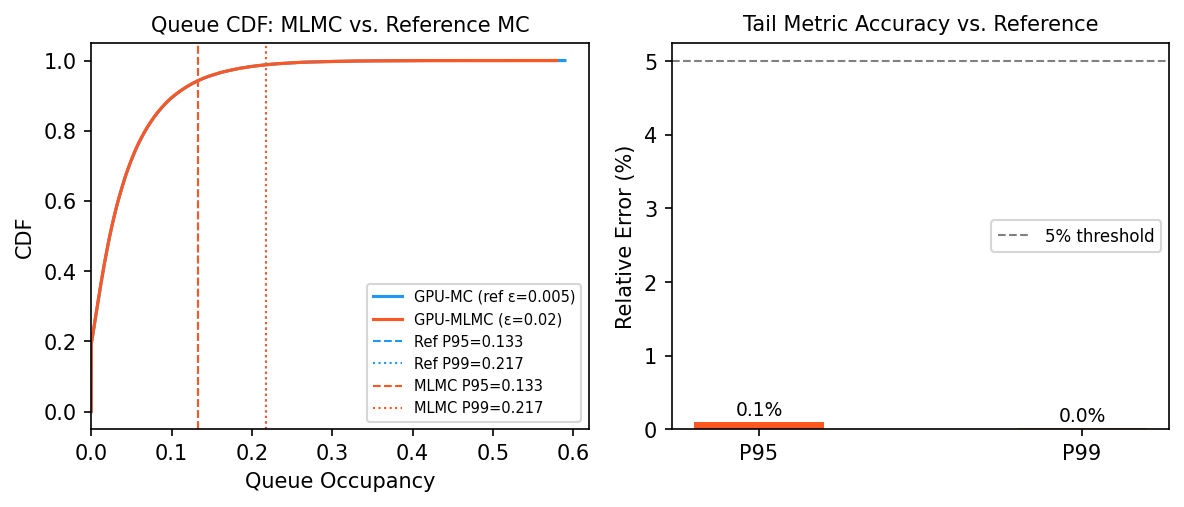
#> input picture paper/figures/tail_delay_validation_a100.png, 1184 x 507 px, found by its file name
$ python regen_tail_delay_stacked.py
#> lines starting #> are read from the running program, lines starting #| are printed output that depends on the picture
#!/usr/bin/env python3
"""Restack the 2-panel tail-delay validation figure vertically for single-column
placement.

The underlying ECDF sample arrays for this A100 run are not cached, so we do NOT
re-run (which would change the reported P95=0.133 / P99=0.217 numbers). Instead we
split the EXISTING published figure (backed up in figs_prestack_backup/) into its
two panels along the white gutter and stack them vertically. Exact same pixels,
just ~2x larger per panel at column width.
"""
import os
import numpy as np
from PIL import Image

ROOT = os.path.dirname(os.path.dirname(os.path.abspath(__file__)))
SRC = os.path.join(ROOT, "paper", "ieee_access", "figs_prestack_backup",
                   "tail_delay_validation_a100.png")
OUT = os.path.join(ROOT, "paper", "ieee_access", "tail_delay_validation_a100.png")

img = Image.open(SRC).convert("RGB")
arr = np.asarray(img)
h, w, _ = arr.shape
#> h = 507; w = 1184

# white-column detection: a column is "white" if all its pixels are near-white
col_is_white = (arr.min(axis=0) > 245).all(axis=1)  # per column (min over rows)

# find the widest white run whose centre is in the central 35-65% band
runs = []
i = 0
while i < w:
    if col_is_white[i]:
        j = i
        while j < w and col_is_white[j]:
            j += 1
        runs.append((i, j))
        i = j
    else:
        i += 1
#> after the loop, i = 1184; j = 1184; runs = [(0, 15), (31, 45), (56, 58), (61, 63), (75, 76), (590, 615), (634, 645), (657, 665), (1170, 1184)]
central = [(a, b) for (a, b) in runs if 0.33 * w < (a + b) / 2 < 0.67 * w]
#> central = [(590, 615), (634, 645), (657, 665)]
if central:
    a, b = max(central, key=lambda r: r[1] - r[0])
#> a = 590; b = 615
    split = (a + b) // 2
#> split = 602
else:
    split = w // 2  # fallback

def trim(a):
    """trim surrounding all-white border of a panel array."""
    g = a.min(axis=2)
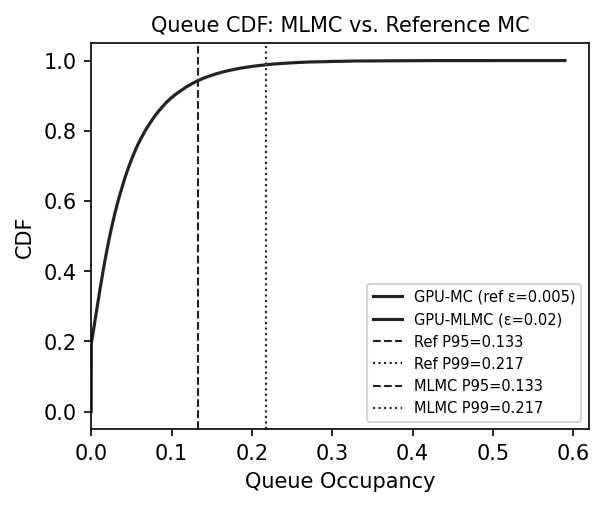
#> g: shape (507, 602); min 0, max 255, mean 244
    rows = np.where((g < 245).any(axis=1))[0]
#> rows = 449 values from 16 to 491
    cols = np.where((g < 245).any(axis=0))[0]
#> cols = 556 values from 15 to 589
    if len(rows) == 0 or len(cols) == 0:
        return a
    pad = 6
    r0, r1 = max(rows[0] - pad, 0), min(rows[-1] + pad + 1, a.shape[0])
#> r0 = 10; r1 = 498
    c0, c1 = max(cols[0] - pad, 0), min(cols[-1] + pad + 1, a.shape[1])
#> c0 = 9; c1 = 596
    return a[r0:r1, c0:c1]
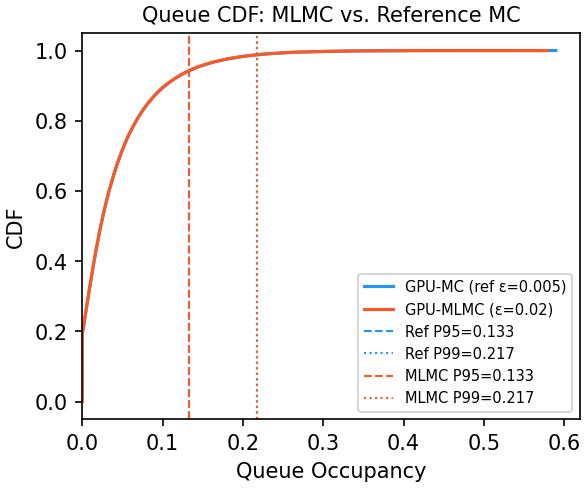
#> returned value: shape (488, 587, 3); mean of channels 0, 1, 2 245.4, 243.8, 243.4; drawn as R, G, B

left = trim(arr[:, :split])
right = trim(arr[:, split:])
#> in trim (call 2), `g = a.min(axis=2)`:
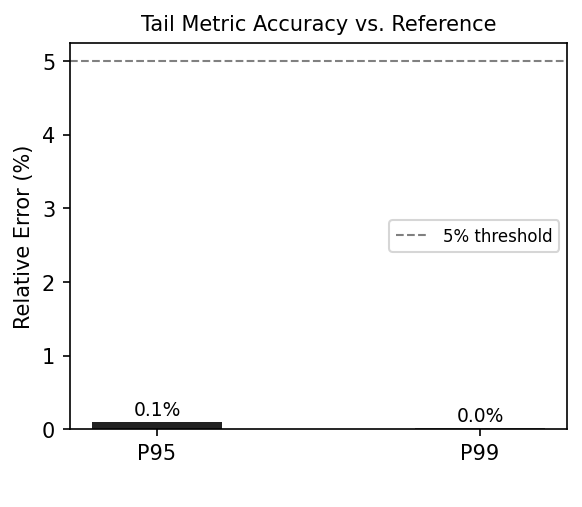
#> g: shape (507, 582); min 0, max 255, mean 248
#> in trim (call 2), `rows = np.where((g < 245).any(axis=1))[0]`: rows = 432 values from 15 to 459
#> in trim (call 2), `cols = np.where((g < 245).any(axis=0))[0]`: cols = 536 values from 13 to 567
#> in trim (call 2), `r0, r1 = max(rows[0] - pad, 0), min(rows[-1] + pad + 1, a.shape[0])`: r0 = 9; r1 = 466
#> in trim (call 2), `c0, c1 = max(cols[0] - pad, 0), min(cols[-1] + pad + 1, a.shape[1])`: c0 = 7; c1 = 574
#> in trim (call 2), `return a[r0:r1, c0:c1]`:
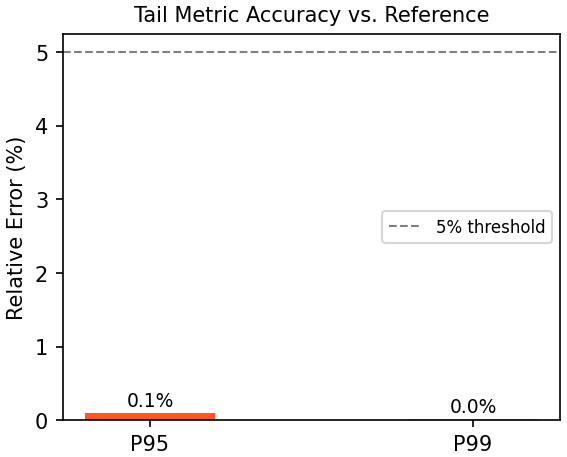
#> returned value: shape (457, 567, 3); mean of channels 0, 1, 2 247.8, 247.2, 247.1; drawn as R, G, B

# match widths (pad narrower panel to the wider one, centred, white)
W = max(left.shape[1], right.shape[1])
#> W = 587
def padw(a):
    if a.shape[1] == W:
        return a
    extra = W - a.shape[1]
    l = extra // 2
    r = extra - l
    return np.pad(a, ((0, 0), (l, r), (0, 0)), constant_values=255)

left, right = padw(left), padw(right)
#> in padw (call 2), `extra = W - a.shape[1]`: extra = 20
#> in padw (call 2), `l = extra // 2`: l = 10
#> in padw (call 2), `return np.pad(a, ((0, 0), (l, r), (0, 0)), constant_values=255)`:
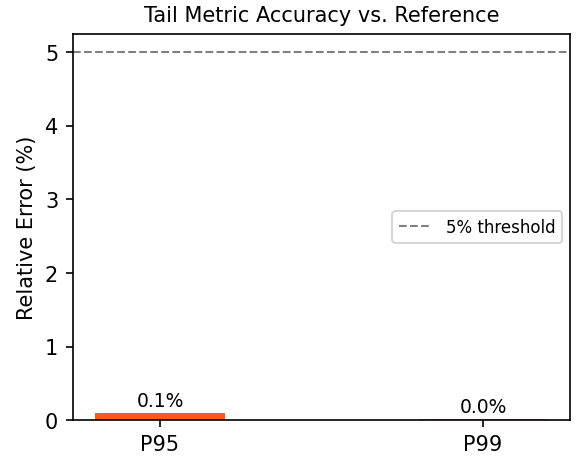
#> returned value: shape (457, 587, 3); mean of channels 0, 1, 2 248, 247.5, 247.3; drawn as R, G, B
gap = np.full((28, W, 3), 255, np.uint8)  # vertical spacer between panels
stacked = np.vstack([left, gap, right])
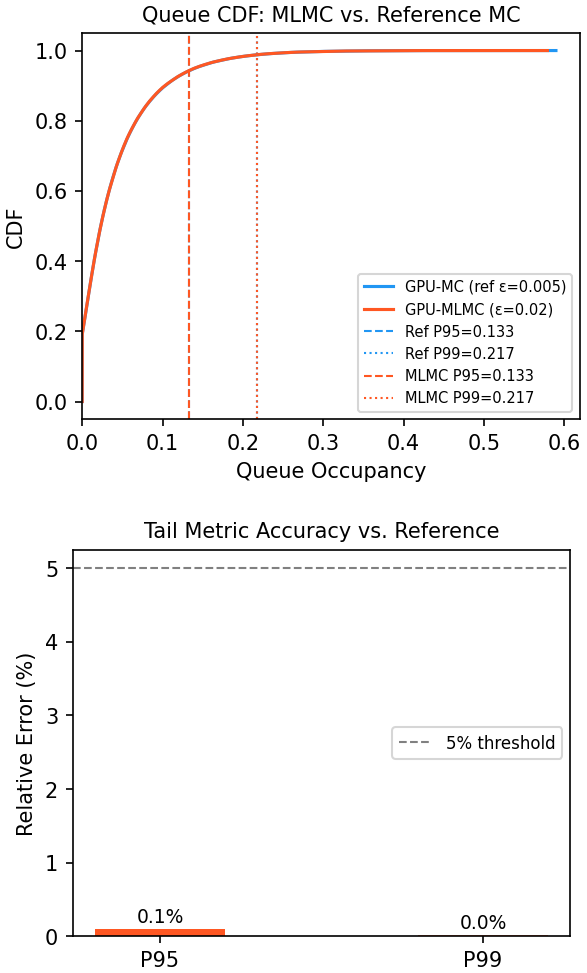
#> stacked: shape (973, 587, 3); mean R, G, B 246.9, 245.9, 245.6
Image.fromarray(stacked).save(OUT)
print("split at x =", split, "| out size =", stacked.shape[1], "x", stacked.shape[0])
#| split at x = 602 | out size = 587 x 973

$ run again, with paper/figures/ana_fairness_diagnostic.png copied over paper/figures/tail_delay_validation_a100.png
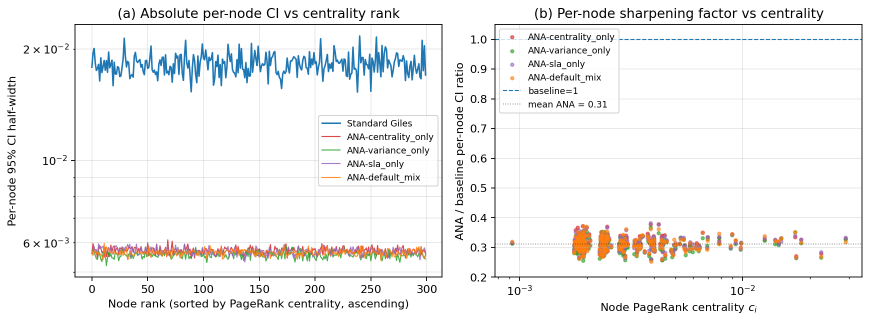
#> input picture paper/figures/ana_fairness_diagnostic.png, 1740 x 644 px, found by its file name (shown at 1/2 size)
#> after the loop `while i < w:`: i = 1740; runs = [(0, 15), (31, 47), (59, 67), (80, 86), (138, 142), (885, 910), (930, 941), (953, 955), (958, 961), (974, 982), (1725, 1740)]
#> central = [(885, 910), (930, 941), (953, 955), (958, 961), (974, 982)]
#> a = 885; b = 910
#> split = 897
#> rows = 576 values from 16 to 618
#> cols = 836 values from 15 to 884
#> r0 = 10; r1 = 625
#> c0 = 9; c1 = 891
#> g: shape (644, 843)
#> rows = 581 values from 16 to 625
#> cols = 791 values from 13 to 827
#> r1 = 632
#> c0 = 7; c1 = 834
#> in trim (call 2), `return a[r0:r1, c0:c1]`:
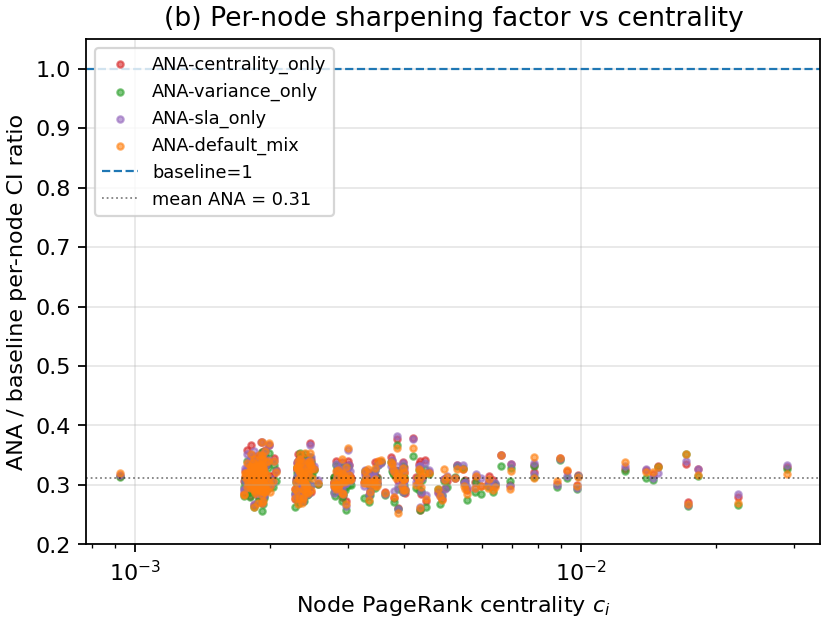
#> returned value: shape (622, 827, 3); mean of channels 0, 1, 2 245.1, 243.7, 242.6; drawn as R, G, B
#> `stacked = np.vstack([left, gap, right])`:
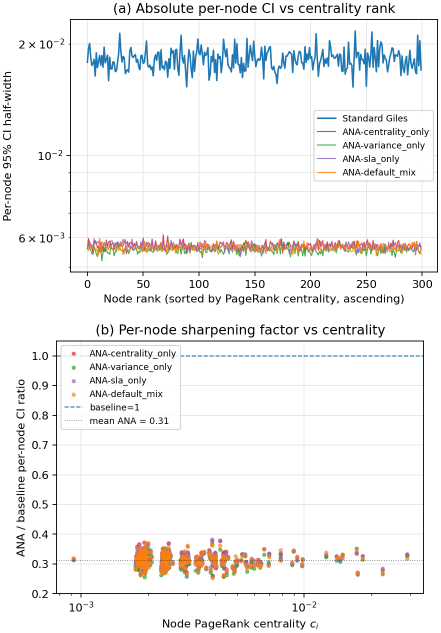
#> stacked: shape (1265, 882, 3) (shown at 1/2 size); mean R, G, B 242.2, 242.3, 242.2
#| split at x = 897 | out size = 882 x 1265

$ run again, with paper/figures/ana_mlmc_comparison.png copied over paper/figures/tail_delay_validation_a100.png
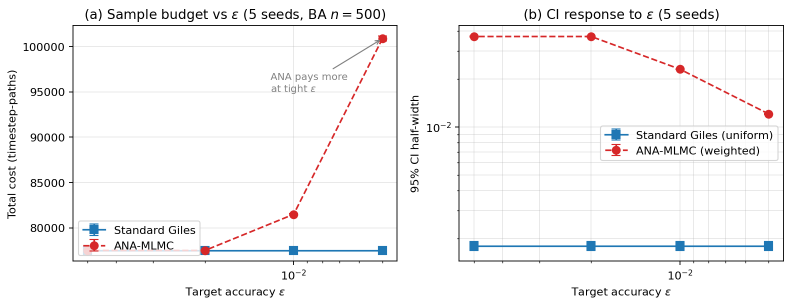
#> input picture paper/figures/ana_mlmc_comparison.png, 1582 x 612 px, found by its file name (shown at 1/2 size)
#> after the loop `while i < w:`: i = 1582; runs = [(0, 15), (35, 47), (58, 59), (86, 88), (101, 102), (115, 116), (129, 138), (795, 821), (837, 854), (865, 867), (879, 881), (892, 894), (902, 910), (1568, 1582)]
#> central = [(795, 821), (837, 854), (865, 867), (879, 881), (892, 894), (902, 910)]
#> a = 795; b = 821
#> split = 808
#> rows = 546 values from 18 to 594
#> cols = 754 values from 15 to 794
#> r0 = 12; r1 = 601
#> c0 = 9; c1 = 801
#> g: shape (612, 774)
#> cols = 716 values from 13 to 759
#> c0 = 7; c1 = 766
#> in trim (call 2), `return a[r0:r1, c0:c1]`:
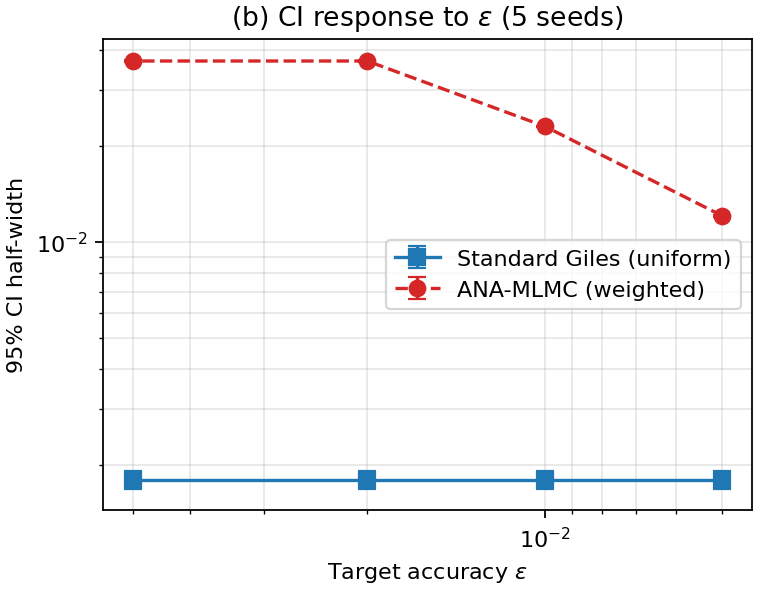
#> returned value: shape (589, 759, 3); mean of channels 0, 1, 2 245.7, 245.4, 245.9; drawn as R, G, B
#> `stacked = np.vstack([left, gap, right])`:
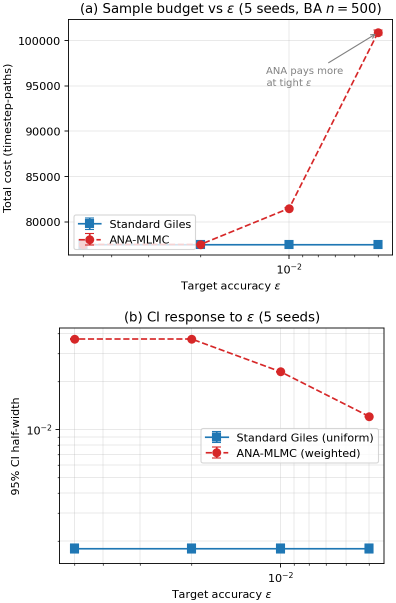
#> stacked: shape (1206, 792, 3) (shown at 1/2 size); mean R, G, B 246.2, 245.8, 246.2
#| split at x = 808 | out size = 792 x 1206

$ run again, with paper/figures/cdf_rho08.png copied over paper/figures/tail_delay_validation_a100.png
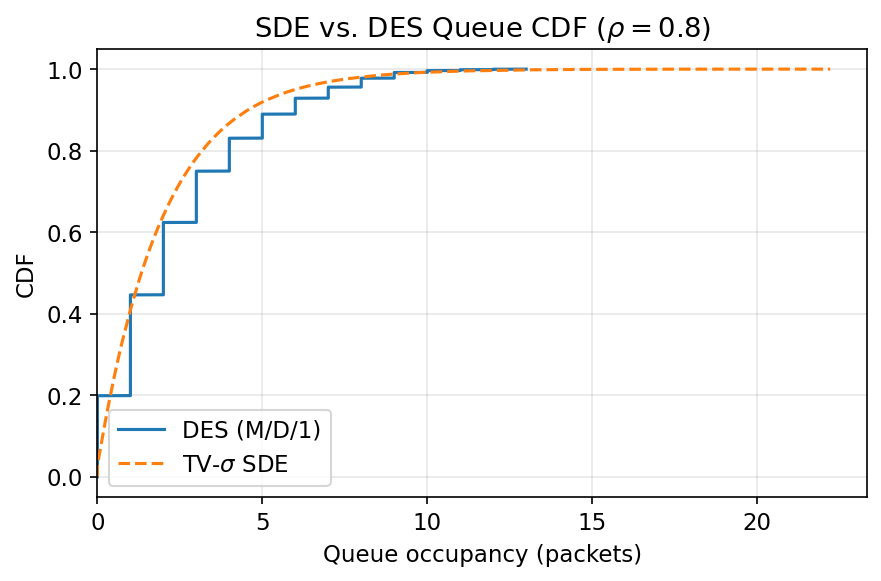
#> input picture paper/figures/cdf_rho08.png, 881 x 581 px, found by its file name
#> after the loop `while i < w:`: i = 881; runs = [(0, 16), (33, 48), (60, 63), (66, 69), (82, 90), (868, 881)]
#> central = []
#> rows = 513 values from 17 to 564
#> cols = 395 values from 16 to 439
#> r0 = 11; r1 = 571
#> c0 = 10; c1 = 440
#> in trim (call 2), `g = a.min(axis=2)`:
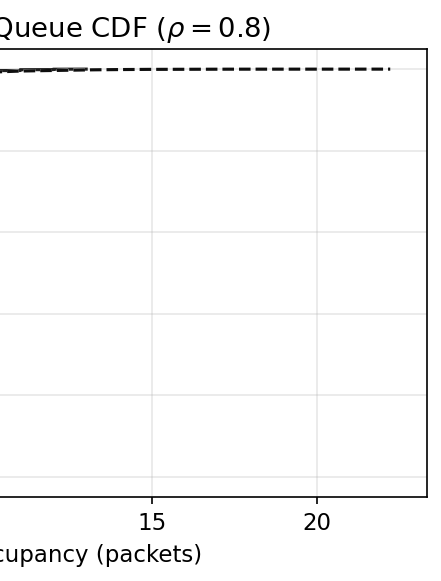
#> g: shape (581, 441); min 0, max 255, mean 248.8
#> rows = 522 values from 17 to 566
#> cols = 428 values from 0 to 427
#> r1 = 573
#> c0 = 0; c1 = 434
#> `stacked = np.vstack([left, gap, right])`:
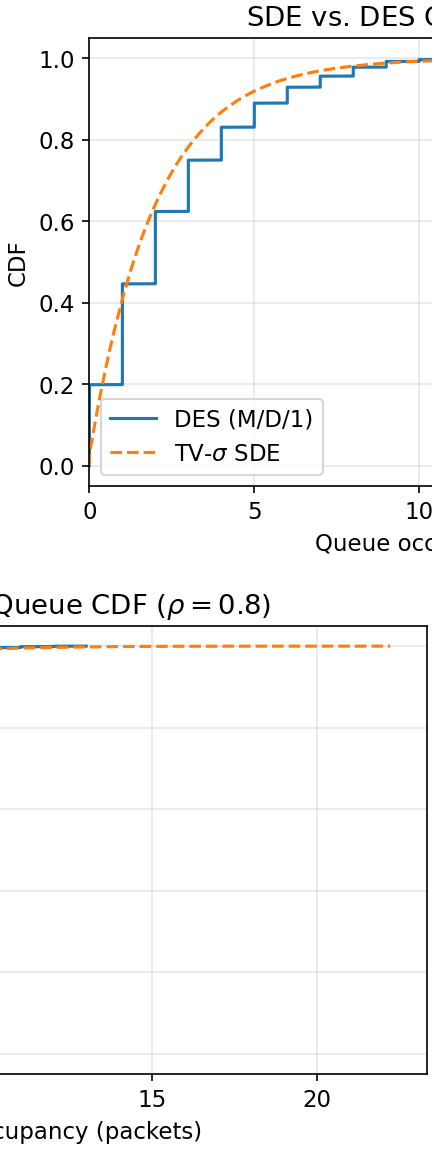
#> stacked: shape (1150, 434, 3); mean R, G, B 247.8, 247.6, 247.4
#| split at x = 440 | out size = 434 x 1150
